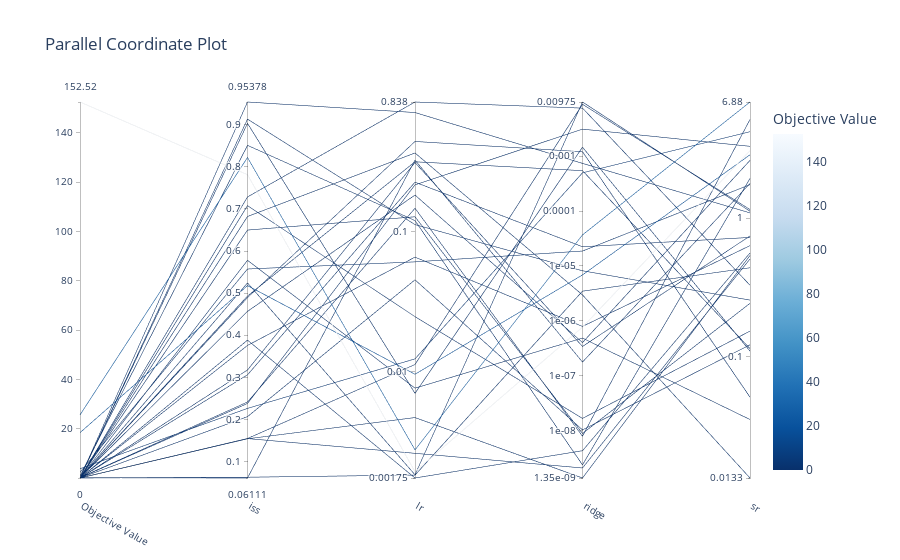

Notebook code cell kept with this figure:
### Code cell
# ハイパーパラメータの相関分析
optuna.visualization.plot_parallel_coordinate(study)
